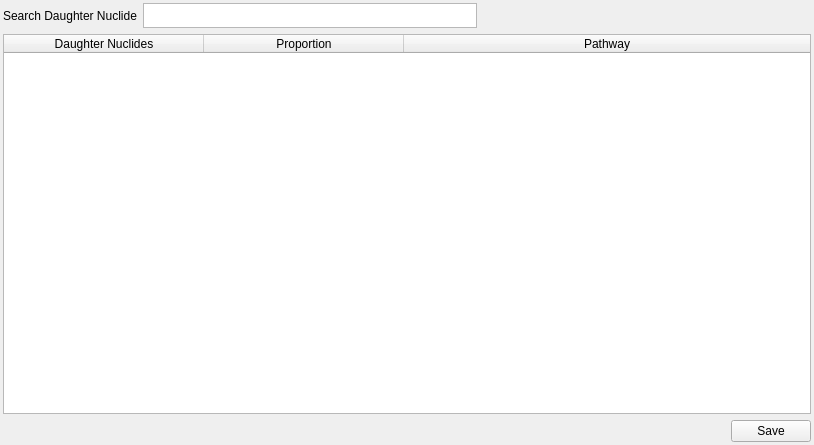
<?xml version="1.0" encoding="UTF-8"?>
<ui version="4.0">
 <class>WidgetPathway</class>
 <widget class="QWidget" name="WidgetPathway">
  <property name="geometry">
   <rect>
    <x>0</x>
    <y>0</y>
    <width>814</width>
    <height>445</height>
   </rect>
  </property>
  <property name="minimumSize">
   <size>
    <width>300</width>
    <height>300</height>
   </size>
  </property>
  <property name="windowTitle">
   <string>Form</string>
  </property>
  <layout class="QVBoxLayout" name="verticalLayout" stretch="0,1,0">
   <property name="leftMargin">
    <number>3</number>
   </property>
   <property name="topMargin">
    <number>3</number>
   </property>
   <property name="rightMargin">
    <number>3</number>
   </property>
   <property name="bottomMargin">
    <number>3</number>
   </property>
   <item>
    <layout class="QHBoxLayout" name="horizontalLayout_2">
     <property name="topMargin">
      <number>0</number>
     </property>
     <item>
      <widget class="QLabel" name="label">
       <property name="text">
        <string>Search Daughter Nuclide</string>
       </property>
      </widget>
     </item>
     <item>
      <widget class="QPlainTextEdit" name="plainTextEditSearchNuclide">
       <property name="maximumSize">
        <size>
         <width>16777215</width>
         <height>25</height>
        </size>
       </property>
      </widget>
     </item>
     <item>
      <spacer name="horizontalSpacer_2">
       <property name="orientation">
        <enum>Qt::Horizontal</enum>
       </property>
       <property name="sizeHint" stdset="0">
        <size>
         <width>40</width>
         <height>20</height>
        </size>
       </property>
      </spacer>
     </item>
    </layout>
   </item>
   <item>
    <widget class="QTableWidget" name="tableWidgetPathway">
     <attribute name="horizontalHeaderDefaultSectionSize">
      <number>200</number>
     </attribute>
     <attribute name="horizontalHeaderStretchLastSection">
      <bool>true</bool>
     </attribute>
     <attribute name="verticalHeaderVisible">
      <bool>false</bool>
     </attribute>
     <column>
      <property name="text">
       <string>Daughter Nuclides</string>
      </property>
     </column>
     <column>
      <property name="text">
       <string>Proportion</string>
      </property>
     </column>
     <column>
      <property name="text">
       <string>Pathway</string>
      </property>
     </column>
    </widget>
   </item>
   <item>
    <layout class="QHBoxLayout" name="horizontalLayout">
     <property name="topMargin">
      <number>0</number>
     </property>
     <item>
      <spacer name="horizontalSpacer">
       <property name="orientation">
        <enum>Qt::Horizontal</enum>
       </property>
       <property name="sizeHint" stdset="0">
        <size>
         <width>40</width>
         <height>20</height>
        </size>
       </property>
      </spacer>
     </item>
     <item>
      <widget class="QPushButton" name="pushButtonSave">
       <property name="text">
        <string>Save</string>
       </property>
      </widget>
     </item>
    </layout>
   </item>
  </layout>
 </widget>
 <resources/>
 <connections/>
</ui>
